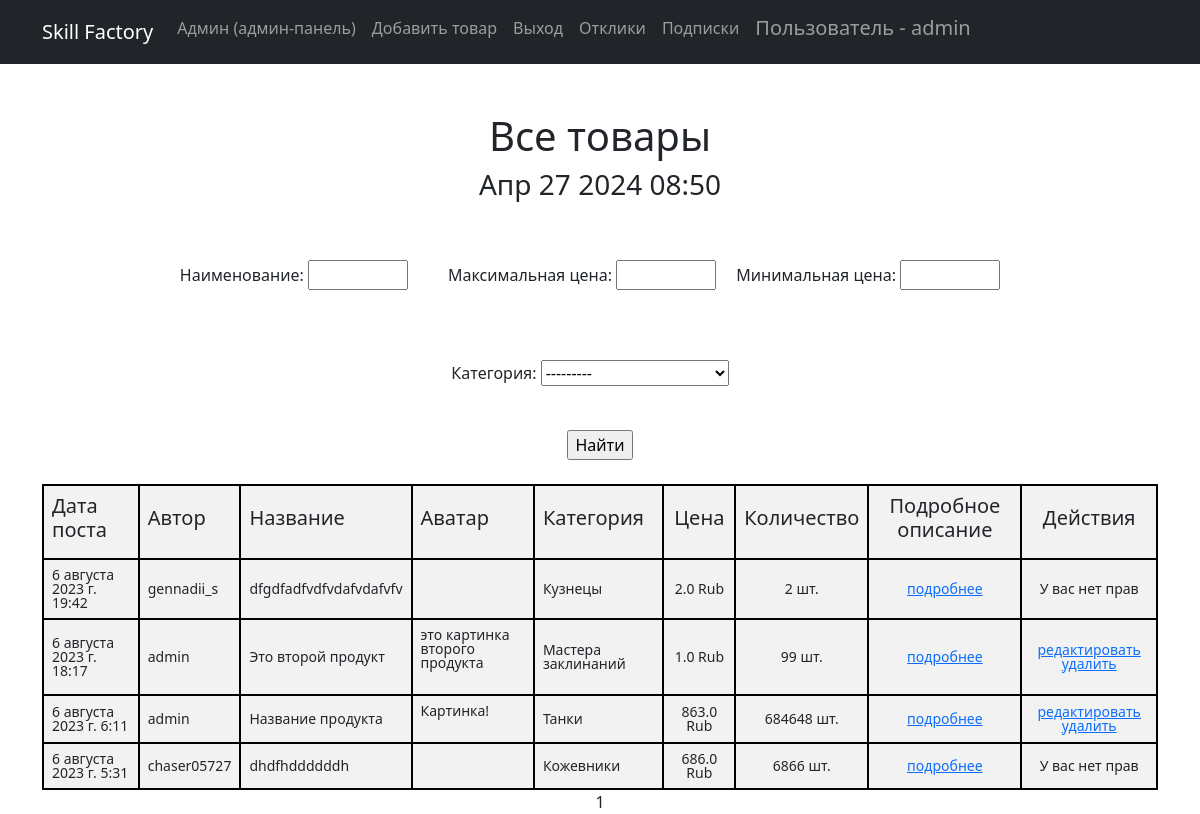
Screenshot of /products/ (signed in) with the database file from the repository.
### simpleapp/models.py (models this page shows, shortened)
class Product(models.Model):
    class Meta:
        verbose_name = 'Продукт'
        verbose_name_plural = 'Продукты'
    author = models.ForeignKey(Author, on_delete=models.CASCADE)
    icon = RichTextField( # поле для иконки
        verbose_name='Иконка',
        blank=True,  # поле необязательное, может быть пустым
    )
    name = models.TextField(
        max_length=254,
        unique=True, # названия товаров не должны повторяться
        verbose_name='Название',
    )
    description = RichTextField(verbose_name = 'Описание')
    quantity = models.IntegerField(
        validators=[MinValueValidator(0)], verbose_name = 'Количество'
    )
    category = models.ForeignKey(
        to='Category',
        on_delete=models.CASCADE,
        related_name='products', # все продукты в категории будут доступны через поле products
        verbose_name='Категория',
    )
    price = models.FloatField(
        validators=[MinValueValidator(0.0)],
        verbose_name = 'Цена',
    )
    created_at = models.DateTimeField(
        default=timezone.now,  # Значение по умолчанию - текущая дата и время
        verbose_name='Дата создания',
    )

class Author(models.Model):
    authorUser = models.OneToOneField(User, on_delete=models.CASCADE)
    class Meta:
        verbose_name = "Автор"
        verbose_name_plural = "Авторы"

class Category(models.Model):
    TANKS = 'Танки'
    HEALERS = 'Хилы'
    DPS = 'ДД'
    TRADERS = 'Торговцы'
    GUILD_MASTERS = 'Гилдмастеры'
    QUEST_GIVERS = 'Квестгиверы'
    BLACKSMITHS = 'Кузнецы'
    LEATHERWORKERS = 'Кожевники'
    ALCHEMISTS = 'Зельевары'
    SPELL_MASTERS = 'Мастера заклинаний'
    CATEGORY_CHOICES = [
        (TANKS, 'Танки'),
        (HEALERS, 'Хилы'),
        (DPS, 'ДД'),
        (TRADERS, 'Торговцы'),
        (GUILD_MASTERS, 'Гилдмастеры'),
        (QUEST_GIVERS, 'Квестгиверы'),
        (BLACKSMITHS, 'Кузнецы'),
        (LEATHERWORKERS, 'Кожевники'),
        (ALCHEMISTS, 'Зельевары'),
        (SPELL_MASTERS, 'Мастера заклинаний'),
    ]
    name = models.CharField(
        max_length=30,
        choices=CATEGORY_CHOICES,
        verbose_name='Категория',
    )
    class Meta:
        verbose_name = 'Категория'
        verbose_name_plural = 'Категории'

### simpleapp/views.py (the view)
# urls.py: path('', ProductsList.as_view(), name='product_list'),
class ProductsList(ListView):
    model = Product
    ordering = 'name'
    template_name = 'products.html'
    context_object_name = 'products'
    paginate_by = 4  # вот так мы можем указать количество записей на странице
    ordering = '-created_at'# сортировка по дате создания поста объявления
    def get_queryset(self):
        queryset = super().get_queryset()
        self.filterset = ProductFilter(self.request.GET, queryset)
        return self.filterset.qs.select_related('category')
    def get_context_data(self, **kwargs):
        context = super().get_context_data(**kwargs)
        context['time_now'] = datetime.now()
        context['next_sale'] = None
        context['filterset'] = self.filterset
        return context
        for product in context['products']:
            product.created_at = product.created_at.strftime('%Y-%m-%d %H:%M:%S')

### simpleapp/templatetags/custom_filters.py (called while the page is built)
@register.filter()
def currency(value):
   return f'{value}  Rub'

@register.filter()
def coll(value):
   return f'{value}  шт.'

### templates/products.html (shortened to what this page needs)
{% extends 'flatpages/default.html' %}
{% load custom_filters %}
{% block content %}
   <h1>Все товары</h1>
   <h3>{{ time_now|date:'M d Y H:i' }}</h3>
<form action="" method="get">
    <div class="filter-row">
        <div class="filter-field">
            {{ filterset.form.name.label_tag }}
            {{ filterset.form.name }}
        </div>
        <br>
        <div class="filter-field" >
            {{ filterset.form.price__lt.label_tag }}
            {{ filterset.form.price__lt }}
        </div>
        <br>
        <div class="filter-field" >
            {{ filterset.form.price__gt.label_tag }}
            {{ filterset.form.price__gt }}
        </div>
        <br>
        <div class="filter-field">
            {{ filterset.form.category.label_tag }}
            {{ filterset.form.category }}
        </div>
    </div>
    <br>
    <input type="submit" value="Найти"/>
</form>
<form action="" method="get" >
<br>
   {% if products %}
       <table cellpadding="" cellspacing="0" width="" height="" border="" >
           <tr style="">
               <td><h5>Дата поста</h5></td>
               <td><h5>Автор</h5></td>
               <td><h5>Название</h5></td>
               <td><h5>Аватар</h5></td>
               <td><h5>Категория</h5></td>
               <td style="text-align: center; vertical-align: middle;"><h5>Цена</h5></td>
               <td style="text-align: center; vertical-align: middle;"><h5>Количество</h5></td>
               <td style="text-align: center; vertical-align: middle;"><h5>Подробное описание</h5></td>
                {% if user.is_authenticated %}<td style="text-align: center; vertical-align: middle;"><h5>Действия</h5></td>{% endif %}
           </tr>
            {% for product in products %}
                <tr style="">
                    <td>{{ product.created_at }}</td>
                    <td>{{ product.author.authorUser.username }} </td>
                    <td>{{ product.name }}</td>
                    <td>{{ product.icon|safe }}</td>
                    <td>{{ product.category.name }}</td>
                    <td style="text-align: center; vertical-align: middle;">{{ product.price|currency }}</td>
                    <td style="text-align: center; vertical-align: middle;">{{ product.quantity|coll }}</td>
                    <td style="text-align: center; vertical-align: middle;"> <a href="{% url 'product_detail' product.pk %}">подробнее</a> </td>
                    {% if user.is_authenticated and user == product.author.authorUser %}
                    <td style="text-align: center; vertical-align: middle;">
                        <a href="{% url 'product_update' product.pk %}">редактировать </a>
                        <a href="{% url 'product_delete' product.pk %}">удалить </a></td>
                    {% else %}
                        <td style="text-align: center; vertical-align: middle;">У вас нет прав</td>
                    {% endif %}
                </tr>
            {% endfor %}
       </table>
   {% else %}
       <h2>Товаров нет!</h2>
   {% endif %}
   {{ page_obj.number }}
{% endblock content %}

### templates/flatpages/default.html (shortened to what this page needs)
<!DOCTYPE html>
<html lang="en">
    <head>
        {% load static %}
        <link href="{% static 'css/styles.css' %}" rel="stylesheet" />
    </head>
    <body>
        <nav class="navbar navbar-expand-lg navbar-dark bg-dark static-top">
   <div class="container">
       <a class="navbar-brand" href="/products/">Skill Factory</a>
       <div class="collapse navbar-collapse" id="navbarResponsive">
           <ul class="navbar-nav ml-auto">
               <li class="nav-item active">
                   <a class="nav-link" href="/admin/">Админ
                       <span class="sr-only">(админ-панель)</span>
                   </a>
               </li>
              {% if user.is_authenticated %}
               <li class="nav-item">
                   <a class="nav-link" href="/products/create/">Добавить товар</a>
               </li>
               {% endif %}
               {% if user.is_authenticated %}
               <li class="nav-item">
                   <a class="nav-link" href="/accounts/logout/">Выход</a>
               </li>
               <li class="nav-item">
                   <a class="nav-link" href="/products/comments/">Отклики</a>
               </li>
               <li class="nav-item">
                   <a class="nav-link" href="/products/subscriptions/">Подписки</a>
               </li>
               <li class="nav-item">
                    <h5><a class="nav-link" href="">Пользователь - {{ user }}</a></h5>
               </li>
               {% endif %}
           </ul>
       </div>
   </div>
</nav>
        <div class="container">
            <div class="text" align="center">
                <br>
                <br>
                {% block content %}
                {% endblock content %}
            </div>
        </div>
    </body>
</html>

### templates/products.html (style rules this page uses)
td { padding: 10px 10px 10px 10px; font-size: 14px; line-height: 1; }
table { border-collapse: collapse; width: 100%; }
td, th { border: 2px solid #000; padding: 8px; text-align: left; background-color: #f2f2f2; }
tr:first-child { border-top: none; }

### rows the page displays
Product: created_at "6 августа 2023 г. 19:42", author.authorUser.username "gennadii_s", name "dfgdfadfvdfvdafvdafvfv", category.name "Кузнецы", price "2.0 Rub", quantity|coll "2 шт.", shows "У вас нет прав"
Product: created_at "6 августа 2023 г. 18:17", author.authorUser.username "admin", name "Это второй продукт", icon "это картинка второго продукта", category.name "Мастера заклинаний", price "1.0 Rub", quantity|coll "99 шт.", shows "редактировать"
Product: created_at "6 августа 2023 г. 6:11", author.authorUser.username "admin", name "Название продукта", icon "Картинка!", category.name "Танки", price "863.0 Rub", quantity|coll "684648 шт.", shows "редактировать"
Product: created_at "6 августа 2023 г. 5:31", author.authorUser.username "chaser05727", name "dhdfhddddddh", category.name "Кожевники", price "686.0 Rub", quantity|coll "6866 шт.", shows "У вас нет прав"

### other values shown
{{ user }} "admin"
{{ time_now|date:'M d Y H:i' }} "Апр 27 2024 08:50"
{{ filterset.form.name.label_tag }} "Наименование:"
{{ filterset.form.price__lt.label_tag }} "Максимальная цена:"
{{ filterset.form.price__gt.label_tag }} "Минимальная цена:"
{{ filterset.form.category.label_tag }} "Категория:"
{{ page_obj.number }} "1"
